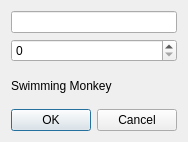
<?xml version="1.0" encoding="UTF-8"?>
<ui version="4.0">
 <class>CustomUiTest</class>
 <widget class="QDialog" name="CustomUiTest">
  <property name="geometry">
   <rect>
    <x>0</x>
    <y>0</y>
    <width>176</width>
    <height>142</height>
   </rect>
  </property>
  <property name="windowTitle">
   <string>Dialog</string>
  </property>
  <layout class="QGridLayout" name="gridLayout">
   <item row="3" column="0">
    <widget class="QDialogButtonBox" name="buttonBox">
     <property name="orientation">
      <enum>Qt::Horizontal</enum>
     </property>
     <property name="standardButtons">
      <set>QDialogButtonBox::Cancel|QDialogButtonBox::Ok</set>
     </property>
    </widget>
   </item>
   <item row="0" column="0">
    <widget class="QLineEdit" name="fldtxt"/>
   </item>
   <item row="1" column="0">
    <widget class="QSpinBox" name="fldint"/>
   </item>
   <item row="2" column="0">
    <widget class="QLabel" name="label">
     <property name="text">
      <string>Swimming Monkey</string>
     </property>
    </widget>
   </item>
  </layout>
 </widget>
 <resources/>
 <connections>
  <connection>
   <sender>buttonBox</sender>
   <signal>accepted()</signal>
   <receiver>CustomUiTest</receiver>
   <slot>accept()</slot>
   <hints>
    <hint type="sourcelabel">
     <x>248</x>
     <y>254</y>
    </hint>
    <hint type="destinationlabel">
     <x>157</x>
     <y>274</y>
    </hint>
   </hints>
  </connection>
  <connection>
   <sender>buttonBox</sender>
   <signal>rejected()</signal>
   <receiver>CustomUiTest</receiver>
   <slot>reject()</slot>
   <hints>
    <hint type="sourcelabel">
     <x>316</x>
     <y>260</y>
    </hint>
    <hint type="destinationlabel">
     <x>286</x>
     <y>274</y>
    </hint>
   </hints>
  </connection>
 </connections>
</ui>
